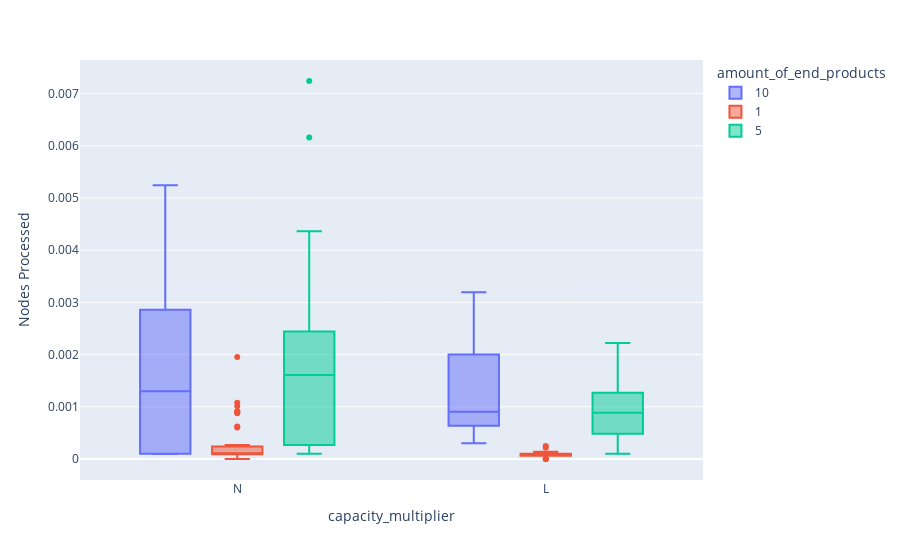

Notebook code for this chart:
### Code cell
px.box(df_formulacao1, y="Nodes Processed", color="amount_of_end_products", x="capacity_multiplier")

### Figure 1 — Plotly figure (JSON) as saved in the notebook; plotly's stock layout.template omitted (floating-point values rounded to 4 significant figures)
{"data": [{"alignmentgroup": "True", "hovertemplate": "amount_of_end_products=10<br>capacity_multiplier=%{x}<br>Nodes Processed=%{y}<extra></extra>", "legendgroup": "10", "marker": {"color": "#636efa"}, "name": "10", "notched": false, "offsetgroup": "10", "orientation": "v", "showlegend": true, "type": "box", "x": ["N", "L", "N", "N", "N", "N", "N", "N", "L", "N", "L", "L", "N", "N", "N", "N", "L", "N", "N", "L", "N", "N", "L", "N", "N", "N", "N", "L", "L", "L", "N", "L", "N", "N", "N", "N", "N", "N", "N", "N", "L", "N", "N", "L", "N", "N", "N", "N", "N", "L", "N", "N", "L", "N", "L", "L"], "x0": " ", "xaxis": "x", "y": [0.000891, 0.003196, 9.99e-05, 0.005245, 0.0006873, 0.00117, 0.0001, 0.002942, 0.0004798, 0.0007166, 0.0004466, 0.0005809, 0.001025, 0.003164, 0.003868, 0.001296, 0.002003, 0.0006564, 9.999e-05, 0.0007721, 0.00287, 0.003179, 0.002129, 0.002935, 9.924e-05, 9.65e-05, 0.001713, 0.001072, 0.0006541, 0.00109, 9.997e-05, 0.0003019, 0.0001422, 0.003993, 0.003857, 0.0001, 0.002279, 9.554e-05, 0.0001, 0.002684, 0.001385, 0.001571, 9.998e-05, 0.0009063, 0.0001, 0.001396, 0.002992, 0.00105, 0.002221, 0.001999, 0.002817, 0.00146, 0.0008557, 0.002388, 0.002889, 0.0008056], "y0": " ", "yaxis": "y"}, {"alignmentgroup": "True", "hovertemplate": "amount_of_end_products=1<br>capacity_multiplier=%{x}<br>Nodes Processed=%{y}<extra></extra>", "legendgroup": "1", "marker": {"color": "#EF553B"}, "name": "1", "notched": false, "offsetgroup": "1", "orientation": "v", "showlegend": true, "type": "box", "x": ["N", "N", "L", "L", "L", "L", "N", "N", "N", "L", "N", "N", "N", "N", "L", "L", "N", "N", "N", "N", "N", "L", "N", "N", "N", "N", "N", "N", "L", "N", "N", "N", "L", "N", "N", "N", "N", "N", "L", "N", "L", "N", "L", "N", "L", "N", "N", "N", "N", "N", "N", "N", "L", "N", "L", "L", "N", "N", "L", "N"], "x0": " ", "xaxis": "x", "y": [9.939e-05, 9.985e-05, 6.424e-05, 0, 0.0002492, 9.996e-05, 9.884e-05, 0.0001, 9.558e-05, 0, 0.0006028, 9.999e-05, 0.0002372, 9.997e-05, 9.722e-05, 0.0002167, 9.126e-05, 5.092e-05, 0.0006229, 9.79e-05, 0.0001, 9.808e-05, 9.858e-05, 0.0009073, 0.0001536, 0.0008999, 0, 7.276e-05, 0.0001401, 9.749e-05, 0.001955, 9.846e-05, 9.992e-05, 0.0001, 7.532e-05, 7.595e-05, 0.0002673, 9.786e-05, 0.0001, 7.618e-05, 9.215e-05, 9.999e-05, 8.122e-05, 0.0001, 6.048e-05, 0.0001, 0.0009105, 0.0008743, 6.17e-06, 9.947e-05, 9.243e-05, 0.001077, 9.995e-05, 9.963e-05, 0, 9.948e-05, 7.646e-05, 7.567e-05, 6.023e-05, 0.00101], "y0": " ", "yaxis": "y"}, {"alignmentgroup": "True", "hovertemplate": "amount_of_end_products=5<br>capacity_multiplier=%{x}<br>Nodes Processed=%{y}<extra></extra>", "legendgroup": "5", "marker": {"color": "#00cc96"}, "name": "5", "notched": false, "offsetgroup": "5", "orientation": "v", "showlegend": true, "type": "box", "x": ["N", "N", "N", "N", "N", "N", "L", "N", "L", "N", "N", "N", "N", "N", "L", "N", "N", "N", "N", "N", "N", "L", "N", "L", "N", "N", "N", "N", "L", "N", "L", "L", "N", "L", "N", "N", "L", "N", "L", "N", "N", "N", "L", "N", "L", "N", "N", "L", "N", "N", "N", "N", "N", "N", "N", "N", "N"], "x0": " ", "xaxis": "x", "y": [0.000115, 0.002483, 0.0003857, 0.00302, 0.0003367, 0.0001472, 0.0001523, 0.000474, 0.0004822, 0.00168, 0.001435, 0.001744, 0.001658, 0.001862, 0.0001, 0.001671, 0.007241, 0.00419, 0.000562, 9.999e-05, 0.003339, 0.0008821, 0.004364, 0.001091, 0.004025, 0.0001987, 0.002792, 9.998e-05, 0.001301, 0.001508, 0.0008919, 0.0002944, 0.006161, 0.001614, 0.003813, 0.002618, 0.00127, 0.0006601, 0.001113, 0.0001, 9.999e-05, 9.996e-05, 0.0007504, 0.001608, 0.0005985, 0.001686, 0.001092, 0.002221, 0.0002461, 0.001139, 0.002267, 9.999e-05, 0.001975, 0.0013, 0.001672, 0.0002301, 0.002322], "y0": " ", "yaxis": "y"}], "layout": {"boxmode": "group", "legend": {"title": {"text": "amount_of_end_products"}, "tracegroupgap": 0}, "margin": {"t": 60}, "xaxis": {"anchor": "y", "domain": [0, 1], "title": {"text": "capacity_multiplier"}}, "yaxis": {"anchor": "x", "domain": [0, 1], "title": {"text": "Nodes Processed"}}}}
